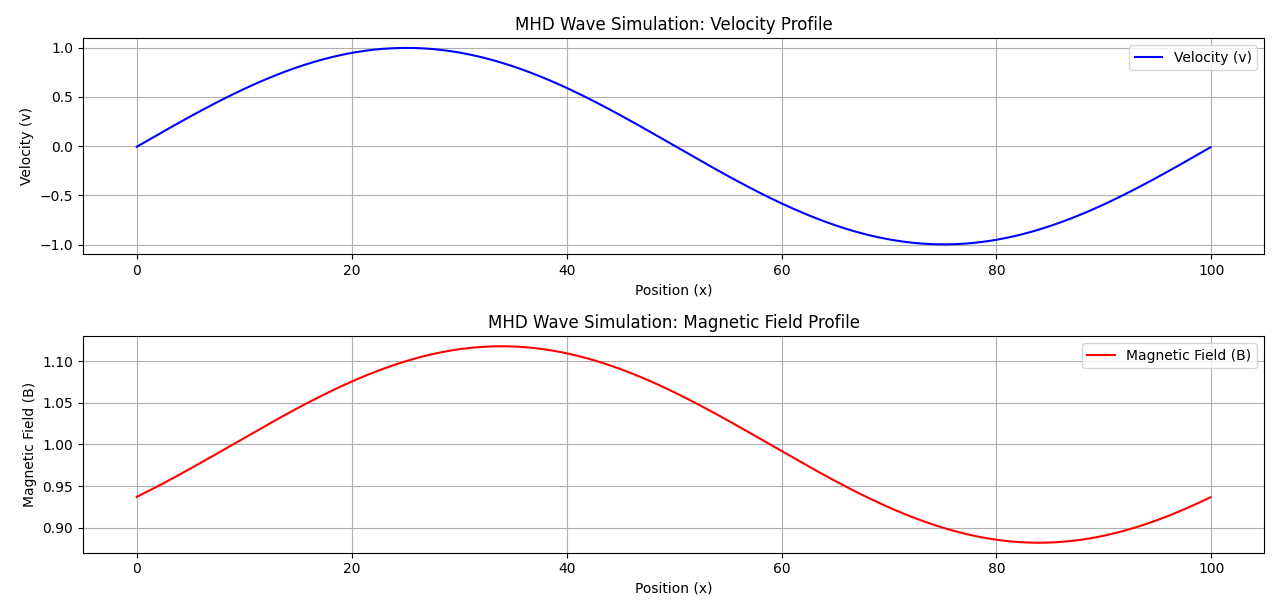

Source code (Python):
import numpy as np
import matplotlib.pyplot as plt

# Parameters
nx = 1000  # Number of spatial points
dx = 0.1  # Spatial step size
dt = 0.01  # Time step size
B0 = 1.0  # Initial magnetic field strength
vA = 1.0  # Alfvén speed

# Initial conditions
x = np.linspace(0, (nx - 1) * dx, nx)
v = np.sin(2 * np.pi * x / (nx * dx))  # Initial velocity profile
B = B0 + 0.1 * np.sin(2 * np.pi * x / (nx * dx))  # Initial magnetic field profile

# Time evolution
def update_wave(v, B, dt, dx, vA):
    # Update velocity and magnetic field using finite difference method
    dv = -vA * np.gradient(B, dx) * dt
    dB = -vA * np.gradient(v, dx) * dt
    v += dv
    B += dB
    return v, B

# Time loop
for t in np.arange(0, 1, dt):
    v, B = update_wave(v, B, dt, dx, vA)

# Plotting the results
plt.figure(figsize=(12, 6))
plt.subplot(2, 1, 1)
plt.plot(x, v, label='Velocity (v)', color='blue')
plt.title('MHD Wave Simulation: Velocity Profile')
plt.xlabel('Position (x)')
plt.ylabel('Velocity (v)')
plt.grid(True)
plt.legend()
plt.subplot(2, 1, 2)
plt.plot(x, B, label='Magnetic Field (B)', color='red')
plt.title('MHD Wave Simulation: Magnetic Field Profile')
plt.xlabel('Position (x)')
plt.ylabel('Magnetic Field (B)')
plt.grid(True)
plt.legend()
plt.tight_layout()
plt.show()

# This code simulates the propagation of magnetohydrodynamic (MHD) waves in a plasma.
# It initializes a velocity profile and a magnetic field profile, then updates them over time.
# The results are plotted to visualize the wave propagation in both the velocity and magnetic field profiles.
# The simulation uses a simple finite difference method to update the wave profiles.
# The parameters can be adjusted to explore different wave behaviors.
# The simulation is a basic representation and can be extended with more complex initial conditions or boundary conditions.


# Note: This code is a simplified simulation and does not include all physical effects present in real MHD systems.
# It serves as a basic example of how to simulate MHD waves using numerical methods.
